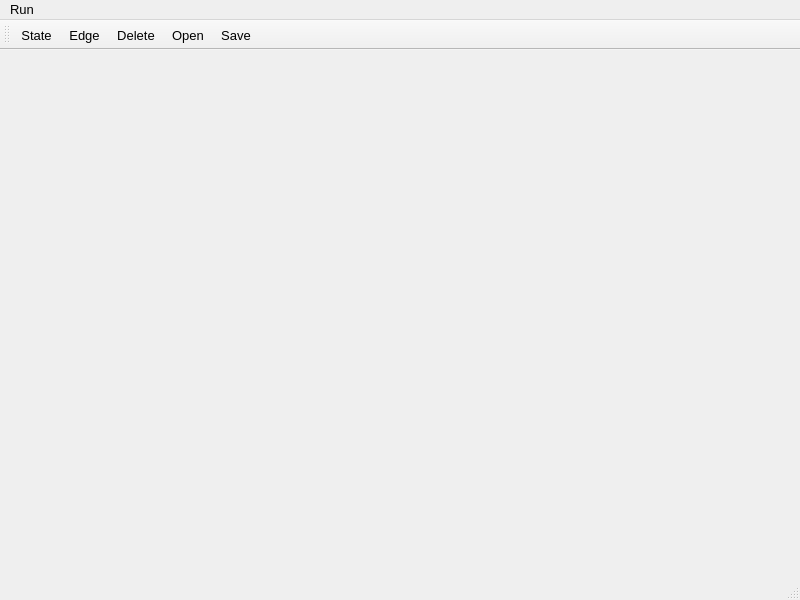
<?xml version="1.0" encoding="UTF-8"?>
<ui version="4.0">
 <class>Turing</class>
 <widget class="QMainWindow" name="Turing">
  <property name="geometry">
   <rect>
    <x>0</x>
    <y>0</y>
    <width>800</width>
    <height>600</height>
   </rect>
  </property>
  <property name="font">
   <font>
    <pointsize>10</pointsize>
   </font>
  </property>
  <property name="windowTitle">
   <string>MainWindow</string>
  </property>
  <widget class="QWidget" name="centralwidget">
   <layout class="QVBoxLayout" name="verticalLayout"/>
  </widget>
  <widget class="QMenuBar" name="menubar">
   <property name="geometry">
    <rect>
     <x>0</x>
     <y>0</y>
     <width>800</width>
     <height>26</height>
    </rect>
   </property>
   <widget class="QMenu" name="menuRun">
    <property name="title">
     <string>Run</string>
    </property>
    <addaction name="actionFast_Run"/>
    <addaction name="actionStep_by_Step"/>
    <addaction name="actionMultiple_Run"/>
   </widget>
   <addaction name="menuRun"/>
  </widget>
  <widget class="QStatusBar" name="statusbar"/>
  <widget class="QToolBar" name="toolBar">
   <property name="windowTitle">
    <string>toolBar</string>
   </property>
   <attribute name="toolBarArea">
    <enum>TopToolBarArea</enum>
   </attribute>
   <attribute name="toolBarBreak">
    <bool>false</bool>
   </attribute>
   <addaction name="actionState"/>
   <addaction name="actionEdge"/>
   <addaction name="actionDelete"/>
   <addaction name="actionOpen"/>
   <addaction name="actionSave"/>
  </widget>
  <action name="actionOpen">
   <property name="text">
    <string>Open</string>
   </property>
  </action>
  <action name="actionSave">
   <property name="text">
    <string>Save</string>
   </property>
  </action>
  <action name="actionFast_Run">
   <property name="text">
    <string>Fast Run</string>
   </property>
  </action>
  <action name="actionMultiple_Run">
   <property name="text">
    <string>Multiple Run</string>
   </property>
  </action>
  <action name="actionStep_by_Step">
   <property name="text">
    <string>Step by Step </string>
   </property>
  </action>
  <action name="actionState">
   <property name="text">
    <string>State</string>
   </property>
  </action>
  <action name="actionEdge">
   <property name="text">
    <string>Edge</string>
   </property>
  </action>
  <action name="actionDelete">
   <property name="text">
    <string>Delete</string>
   </property>
  </action>
 </widget>
 <resources/>
 <connections/>
</ui>
